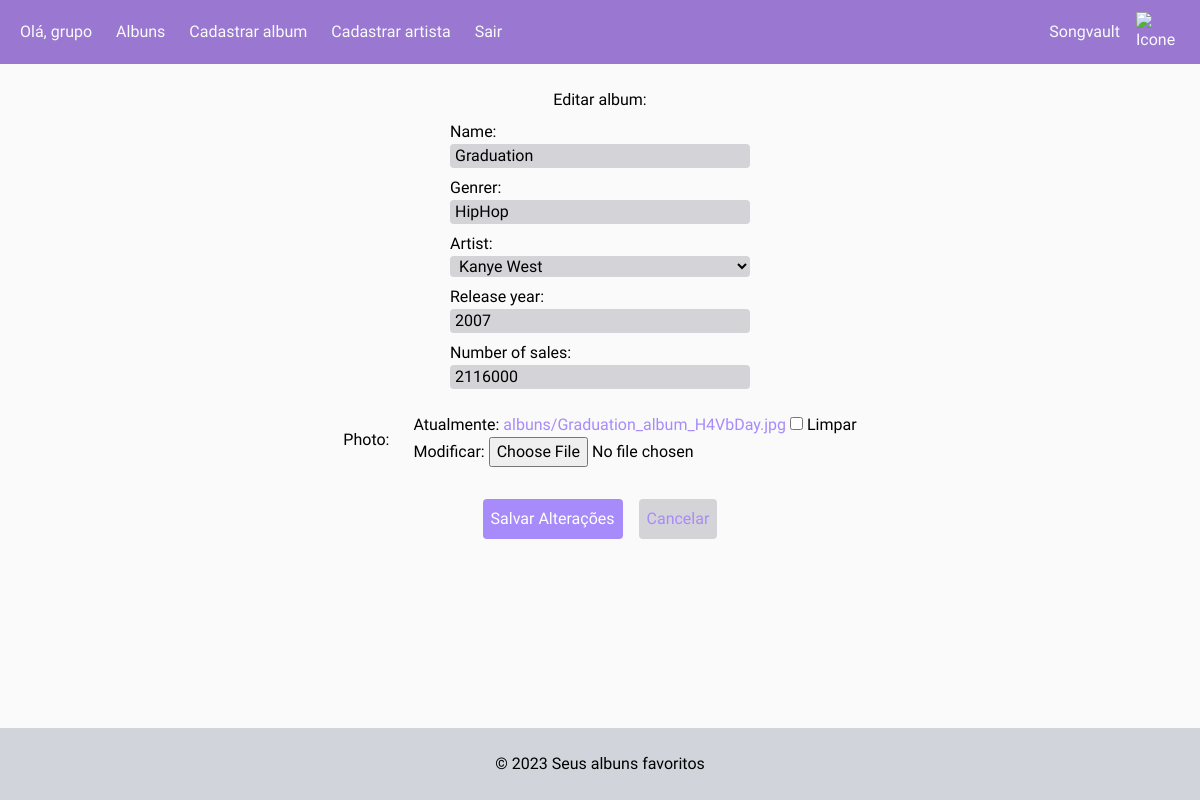
/album/15/update/ (signed in), run on the app's committed database.
### albuns/models.py (models this page shows, shortened)
class Album(models.Model):
    id = models.AutoField(primary_key=True)
    name = models.CharField(max_length=200)
    genrer = models.CharField(max_length=200)
    artist = models.ForeignKey(Artist, on_delete=models.PROTECT, related_name='album_artist')
    release_year = models.IntegerField(blank=True, null=True)
    number_of_sales = models.IntegerField(blank=True, null=True)
    photo = models.ImageField(upload_to= 'albuns/', blank=True, null=True)

### albuns/views.py (the view)
# urls.py: path('album/<int:pk>/update/', AlbumUpdateView.as_view(), name='album_update'),
@method_decorator(login_required(login_url='login'), name='dispatch')
class AlbumUpdateView(UpdateView):
    model = Album
    form_class = AlbumModelForm
    template_name = 'album_update.html'
    success_url = '/albuns/'

### albuns/forms.py (shortened to what this page needs)
class AlbumModelForm(forms.ModelForm):
    class Meta:
        model = Album
        fields = '__all__'

### albuns/models.py (called while the page is built)
    def __str__(self):
        return self.name

### albuns/templates/album_update.html (shortened to what this page needs)
{% extends "base.html" %} {% block content %}
<div class="flex flex-col items-center mt-6">
  <h2>Editar album:</h2>
  <form class="flex flex-col items-center" method="post" enctype="multipart/form-data">
    {% for field in form %}
    {% if field != form.photo %}
    <div class="flex flex-col mt-2">
      {{ field.label_tag }} {{ field }}
    </div>
    {% endif %}
    {% endfor %}
    {% for field in form %}
    {% if field == form.photo %}
    <div class="flex items-center gap-6 mt-6">
      {{ field.label_tag }}
      <div>
        {{ field }}
      </div>
    </div>
    {% endif %}
    {% endfor %}
    <div class="flex gap-4 mb-8 self-center">
      <button
        class="bg-violet-400 hover:bg-violet-500/80 text-white rounded mt-8 self-center p-2 cursor-pointer transition-colors ease-in-out delay-150 duration-300"
        type="submit">
        Salvar Alterações
      </button>
      <a class="bg-zinc-300 hover:bg-zinc-400/80 text-violet-400 hover:text-violet-500/80 rounded mt-8 self-center p-2 cursor-pointer transition-colors ease-in-out delay-150 duration-300"
        href="{% url 'albuns_list' %}">Cancelar</a>
    </div>
  </form>
</div>
{% endblock %}

### app/templates/base.html (shortened to what this page needs)
<!DOCTYPE html>
<html lang="pt-br">
<head>
  <script src="https://cdn.tailwindcss.com"></script>
</head>
<body class="m-0 p-0 bg-zinc-50 color-zinc-200 h-screen flex flex-col font-['Cabin'] min-h-[100vh] flex flex-col">
  <header class="bg-violet-800/60 text-gray-50 flex justify-between items-center">
    <nav>
      <ul class="flex flex-wrap gap-6 p-5">
        {% if user.is_authenticated %}
        <li>Olá, {{ user.username }}</li>
        <li><a class="hover:text-purple-800 transition-colors ease-in-out delay-150 duration-300"
            href="{% url 'albuns_list' %}">Albuns</a>
        </li>
        <li><a class="hover:text-purple-800 transition-colors ease-in-out delay-150 duration-300"
            href="{% url 'new_album' %}">Cadastrar
            album</a></li>
        <li><a class="hover:text-purple-800 transition-colors ease-in-out delay-150 duration-300"
            href="{% url 'new_artist' %}">Cadastrar
            artista</a></li>
        <li><a class="hover:text-purple-800 transition-colors ease-in-out delay-150 duration-300"
            href="{% url 'logout' %}">Sair</a></li>
        {% endif %}
      </ul>
    </nav>
    <a href="{% url 'home' %}" class="flex items-center gap-4 mx-6">
      <span>Songvault</span>
      {% load static %}
      <img class="w-[40px] h-[40px]" src="https://cdn-icons-png.flaticon.com/512/3355/3355318.png"
        alt="Icone do Site" />
    </a>
  </header>
  <main class="transition-colors">{% block content %} {% endblock %}</main>
  <footer class="flex justify-center p-6 bg-gray-300 mt-auto">&copy; 2023 Seus albuns favoritos</footer>
</body>
</html>

### albuns/templates/album_update.html (style rules this page uses)
div form label { font-size: medium; }
div form input[type="text"], input[type="number"], select { background-color: #d4d4d8; border-radius: 0.25rem; width: 300px; padding: 0 5px; }
div form input[type='file'] { background-color: transparent; }
div form a { color: #a78bfa }

### data on the page
Album: form "Graduation" "HipHop" "Kanye West" "2007" "2116000"

### other printed values
{{ user.username }} "grupo"
{{ field.label_tag }} "Name:" "Genrer:" "Artist:" "Release year:" "Number of sales:"
{{ field.label_tag }} "Photo:"
